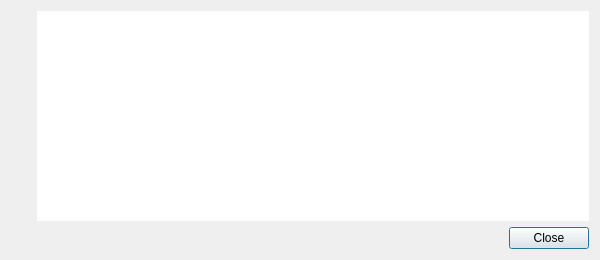
<?xml version="1.0" encoding="UTF-8"?>
<ui version="4.0">
 <class>ErrorDialog</class>
 <widget class="QDialog" name="ErrorDialog">
  <property name="geometry">
   <rect>
    <x>0</x>
    <y>0</y>
    <width>600</width>
    <height>260</height>
   </rect>
  </property>
  <property name="windowTitle">
   <string>Mango Error</string>
  </property>
  <property name="windowIcon">
   <iconset resource="../../data/icons.qrc">
    <normaloff>:/icons/64x64/mango.png</normaloff>:/icons/64x64/mango.png</iconset>
  </property>
  <layout class="QVBoxLayout" name="layout_errordialog">
   <item>
    <layout class="QHBoxLayout" name="container">
     <item>
      <layout class="QVBoxLayout" name="layout_left">
       <item>
        <widget class="QLabel" name="icon"/>
       </item>
       <item>
        <spacer name="verticalSpacer">
         <property name="orientation">
          <enum>Qt::Vertical</enum>
         </property>
         <property name="sizeHint" stdset="0">
          <size>
           <width>20</width>
           <height>40</height>
          </size>
         </property>
        </spacer>
       </item>
      </layout>
     </item>
     <item>
      <widget class="QTextEdit" name="messages">
       <property name="frameShape">
        <enum>QFrame::NoFrame</enum>
       </property>
       <property name="horizontalScrollBarPolicy">
        <enum>Qt::ScrollBarAlwaysOff</enum>
       </property>
       <property name="readOnly">
        <bool>true</bool>
       </property>
      </widget>
     </item>
    </layout>
   </item>
   <item>
    <widget class="QDialogButtonBox" name="buttonbox">
     <property name="orientation">
      <enum>Qt::Horizontal</enum>
     </property>
     <property name="standardButtons">
      <set>QDialogButtonBox::Close</set>
     </property>
    </widget>
   </item>
  </layout>
 </widget>
 <resources>
  <include location="../../data/icons.qrc"/>
 </resources>
 <connections>
  <connection>
   <sender>buttonbox</sender>
   <signal>accepted()</signal>
   <receiver>ErrorDialog</receiver>
   <slot>close()</slot>
   <hints>
    <hint type="sourcelabel">
     <x>299</x>
     <y>237</y>
    </hint>
    <hint type="destinationlabel">
     <x>299</x>
     <y>129</y>
    </hint>
   </hints>
  </connection>
  <connection>
   <sender>buttonbox</sender>
   <signal>rejected()</signal>
   <receiver>ErrorDialog</receiver>
   <slot>close()</slot>
   <hints>
    <hint type="sourcelabel">
     <x>299</x>
     <y>237</y>
    </hint>
    <hint type="destinationlabel">
     <x>299</x>
     <y>129</y>
    </hint>
   </hints>
  </connection>
 </connections>
</ui>
